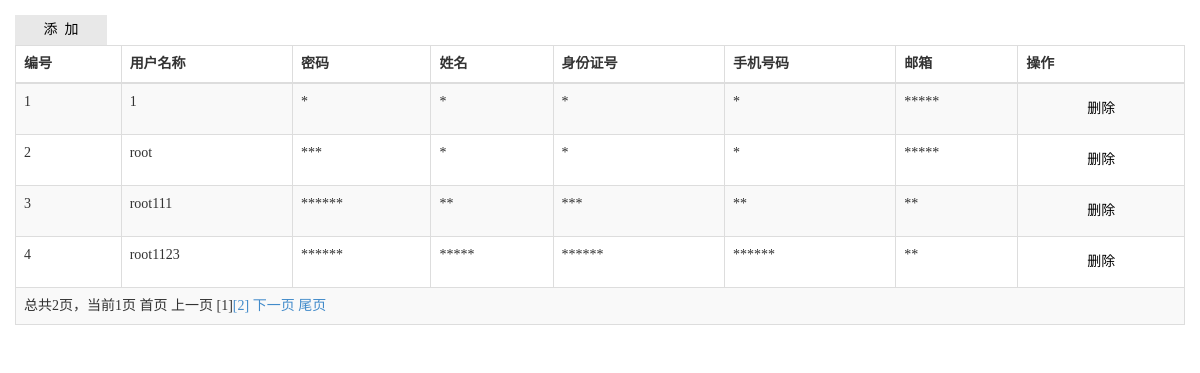
The page /admin/listUser.php on the database its author committed.
### tables this page shows
CREATE TABLE `user` (
  `id` int(10) unsigned NOT NULL AUTO_INCREMENT,
  `username` varchar(20) NOT NULL,
  `password` char(32) NOT NULL,
  `realname` varchar(20) NOT NULL,
  `idnumber` varchar(20) NOT NULL,
  `tel` varchar(20) NOT NULL,
  `email` varchar(50) NOT NULL,
  PRIMARY KEY (`id`),
  UNIQUE KEY `username` (`username`)
);

### lib/mysql.func.php (called while the page is built, shortened)
<?php
function connect(){
    $link = mysqli_connect(HOST,USERNAME,PWD,DBNAME) or die("数据库连接失败:".mysqli_error($link));
    mysqli_set_charset($link, DBCHARSET);
    return $link;
}
function fetchAll($sql,$result_type=MYSQLI_ASSOC){
    $link = connect();
    $result=mysqli_query($link,$sql);
    $rows = array();
    while(@$row=mysqli_fetch_array($result,$result_type)){
        $rows[]=$row;
    }
    return $rows;
}
function getResultNum($sql){
    $link = connect();
    $result=mysqli_query($link,$sql);
    return mysqli_num_rows($result);
}

### admin/listUser.php (the view, shortened to what this page needs)
<?php
require_once "../include.php";
$rows = getPage("user");
?>
<!doctype html>
<html lang="en">
<head>
    <link rel="stylesheet" href="../assets/css/font-awesome.min.css">
    <link rel="stylesheet" href="../assets/css/bootstrap.min.css">
    <link rel="stylesheet" href="styles/backstage.css">
</head>
<body>
<div class="details">
    <div class="details_operation clearfix">
        <div class="bui_select">
            <input type="button" value="添&nbsp;&nbsp;加" class="add"  onclick="addUser()">
        </div>
    <table class="table table-striped table-hover table-bordered" cellspacing="0" cellpadding="0">
        <thead>
        <tr>
            <th>编号</th>
            <th>用户名称</th>
            <th>密码</th>
            <th>姓名</th>
            <th>身份证号</th>
            <th>手机号码</th>
            <th>邮箱</th>
            <th>操作</th>
        </tr>
        </thead>
        <tbody>
        <?php $i=1; foreach($rows as $row):
            ?>
            <tr class="data">
                <td><?php echo $i?></td>
                <td><?php echo $row["username"] ?></td>
                <td class="pwd"><?php echo $row["password"] ?></td>
                <td class="realname"><?php echo $row["realname"] ?></td>
                <td class="idnum"><?php echo $row["idnumber"] ?></td>
                <td class="tel"><?php echo $row["tel"] ?></td>
                <td class="email"><?php echo $row["email"] ?></td>
                <td align="center"><input type="button" value="删除" class="btn" onclick="delUser(<?php echo $row["id"];?>)"></td>
            </tr>
            <?php $i++; endforeach;?>
        <?php
        if($totalRows>$pageSize){
            ?>
            <tr><td colspan="8"><?php echo showPage($page,$totalPage);?></td></tr>
            <?php
        }
        ?>
        </tbody>
    </table>
</div>
</body>
</html>

### admin/styles/backstage.css (style rules this page uses)
* { margin: 0;padding: 0; }
input,select,textarea { outline: none;border: none; background: none; }
.clearfix:after, .clearfix:before { content: ""; display: table; }
.clearfix:after { clear: both; }
.clearfix { zoom:1; }
.details_operation { margin-bottom: 20px; }
.details { padding: 15px; font-family: "微软雅黑"; }
.bui_select { background-color: #E8E8E8; height: 30px; float: left; }
.add { width: 92px; height: 30px; font-family: "微软雅黑"; font-size: 14px; }

### rows shown on the page
user: username "1"
user: username "root"
user: username "root111"
user: username "root1123"

### other values the page prints
showPage($page,$totalPage) "总共2页，当前1页"
